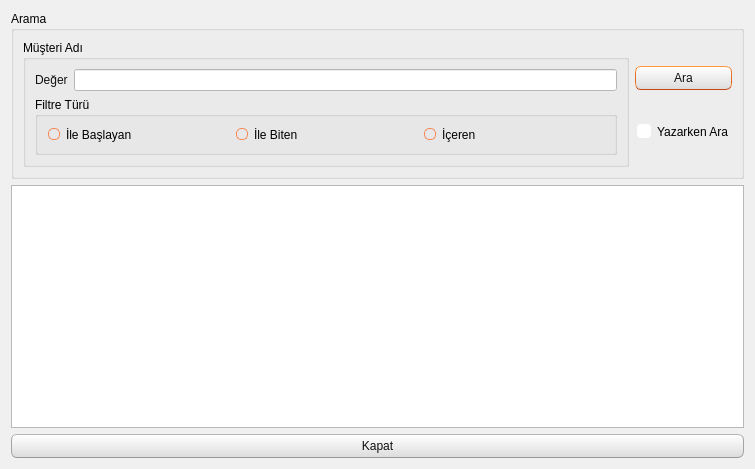
<?xml version="1.0" encoding="UTF-8"?>
<ui version="4.0">
 <class>TKNMusteriListe</class>
 <widget class="QDialog" name="TKNMusteriListe">
  <property name="geometry">
   <rect>
    <x>0</x>
    <y>0</y>
    <width>755</width>
    <height>469</height>
   </rect>
  </property>
  <property name="windowTitle">
   <string>Dialog</string>
  </property>
  <property name="styleSheet">
   <string notr="true">/*
Ubuntu Style Sheet for QT Applications
Author: Jaime A. Quiroga P.
Company: GTRONICK
Last updated: 09/10/2019 (dd/mm/yyyy), 12:31.
Available at: https://github.com/GTRONICK/QSS/blob/master/Ubuntu.qss
*/
QMainWindow {
	background-color:#f0f0f0;
}
QCheckBox {
	padding:2px;
}
QCheckBox:hover {
	border:1px solid rgb(255,150,60);
	border-radius:4px;
	padding: 1px;
	background-color:qlineargradient(spread:pad, x1:0.5, y1:1, x2:0.5, y2:0, stop:0 rgba(190, 90, 50, 50), stop:1 rgba(250, 130, 40, 50));
}
QCheckBox::indicator:checked {
	border:1px solid rgb(246, 134, 86);
	border-radius:4px;
  	background-color:rgb(246, 134, 86)
}
QCheckBox::indicator:unchecked {
	border-width:1px solid rgb(246, 134, 86);
	border-radius:4px;
  	background-color:rgb(255,255,255);
}
QColorDialog {
	background-color:#f0f0f0;
}
QComboBox {
	color:rgb(81,72,65);
	background: #ffffff;
}
QComboBox:editable {
	selection-color:rgb(81,72,65);
	selection-background-color: #ffffff;
}
QComboBox QAbstractItemView {
	selection-color: #ffffff;
	selection-background-color: rgb(246, 134, 86);
}
QComboBox:!editable:on, QComboBox::drop-down:editable:on {
	color:  #1e1d23;	
}
QDateTimeEdit, QDateEdit, QDoubleSpinBox, QFontComboBox {
	color:rgb(81,72,65);
	background-color: #ffffff;
}

QDialog {
	background-color:#f0f0f0;
}

QLabel,QLineEdit {
	color:rgb(17,17,17);
}
QLineEdit {
	background-color:rgb(255,255,255);
	selection-background-color:rgb(236,116,64);
}
QMenuBar {
	color:rgb(223,219,210);
	background-color:rgb(65,64,59);
}
QMenuBar::item {
	padding-top:4px;
	padding-left:4px;
	padding-right:4px;
	color:rgb(223,219,210);
	background-color:rgb(65,64,59);
}
QMenuBar::item:selected {
	color:rgb(255,255,255);
	padding-top:2px;
	padding-left:2px;
	padding-right:2px;
	border-top-width:2px;
	border-left-width:2px;
	border-right-width:2px;
	border-top-right-radius:4px;
	border-top-left-radius:4px;
	border-style:solid;
	background-color:rgb(65,64,59);
	border-top-color: rgb(47,47,44);
	border-right-color: qlineargradient(spread:pad, x1:0, y1:1, x2:1, y2:0, stop:0 rgba(90, 87, 78, 255), stop:1 rgba(47,47,44, 255));
	border-left-color:  qlineargradient(spread:pad, x1:1, y1:0, x2:0, y2:0, stop:0 rgba(90, 87, 78, 255), stop:1 rgba(47,47,44, 255));
}
QMenu {
	color:rgb(223,219,210);
	background-color:rgb(65,64,59);
}
QMenu::item {
	color:rgb(223,219,210);
	padding:4px 10px 4px 20px;
}
QMenu::item:selected {
	color:rgb(255,255,255);
	background-color: qlineargradient(spread:pad, x1:0.5, y1:1, x2:0.5, y2:0, stop:0 rgba(225, 108, 54, 255), stop:1 rgba(246, 134, 86, 255));
	border-style:solid;
	border-width:3px;
	padding:4px 7px 4px 17px;
	border-bottom-color:qlineargradient(spread:pad, x1:0.5, y1:1, x2:0.5, y2:0, stop:0 rgba(175,85,48,255), stop:1 rgba(236,114,67, 255));
	border-top-color:qlineargradient(spread:pad, x1:0.5, y1:1, x2:0.5, y2:0, stop:0 rgba(253,156,113,255), stop:1 rgba(205,90,46, 255));
	border-right-color:qlineargradient(spread:pad, x1:0, y1:0.5, x2:1, y2:0.5, stop:0 rgba(253,156,113,255), stop:1 rgba(205,90,46, 255));
	border-left-color:qlineargradient(spread:pad, x1:1, y1:0.5, x2:0, y2:0.5, stop:0 rgba(253,156,113,255), stop:1 rgba(205,90,46, 255));
}
QPlainTextEdit {
	border-width: 1px solid transparent;
	color:rgb(17,17,17);
	selection-background-color:rgb(236,116,64);
}
QProgressBar {
	text-align: center;
	color: rgb(0, 0, 0);
	border: 1px inset rgb(150,150,150); 
	border-radius: 10px;
	background-color:rgb(221,221,219);
}
QProgressBar::chunk:horizontal {
	background-color: qlineargradient(spread:pad, x1:0.5, y1:1, x2:0.5, y2:0, stop:0 rgba(225, 108, 54, 255), stop:1 rgba(246, 134, 86, 255));
	border:1px solid;
	border-radius:8px;
	border-bottom-color:qlineargradient(spread:pad, x1:0.5, y1:1, x2:0.5, y2:0, stop:0 rgba(175,85,48,255), stop:1 rgba(236,114,67, 255));
	border-top-color:qlineargradient(spread:pad, x1:0.5, y1:1, x2:0.5, y2:0, stop:0 rgba(253,156,113,255), stop:1 rgba(205,90,46, 255));
	border-right-color:qlineargradient(spread:pad, x1:0, y1:0.5, x2:1, y2:0.5, stop:0 rgba(253,156,113,255), stop:1 rgba(205,90,46, 255));
	border-left-color:qlineargradient(spread:pad, x1:1, y1:0.5, x2:0, y2:0.5, stop:0 rgba(253,156,113,255), stop:1 rgba(205,90,46, 255));
}
QPushButton{
	color:rgb(17,17,17);
	border-width: 1px;
	border-radius: 6px;
	border-bottom-color: rgb(150,150,150);
	border-right-color: rgb(165,165,165);
	border-left-color: rgb(165,165,165);
	border-top-color: rgb(180,180,180);
	border-style: solid;
	padding: 4px;
	background-color: qlineargradient(spread:pad, x1:0.5, y1:1, x2:0.5, y2:0, stop:0 rgba(220, 220, 220, 255), stop:1 rgba(255, 255, 255, 255));
}
QPushButton:hover{
	color:rgb(17,17,17);
	border-width: 1px;
	border-radius:6px;
	border-top-color: rgb(255,150,60);
	border-right-color: qlineargradient(spread:pad, x1:0, y1:1, x2:1, y2:0, stop:0 rgba(200, 70, 20, 255), stop:1 rgba(255,150,60, 255));
	border-left-color:  qlineargradient(spread:pad, x1:1, y1:0, x2:0, y2:0, stop:0 rgba(200, 70, 20, 255), stop:1 rgba(255,150,60, 255));
	border-bottom-color: rgb(200,70,20);
	border-style: solid;
	padding: 2px;
	background-color: qlineargradient(spread:pad, x1:0.5, y1:1, x2:0.5, y2:0, stop:0 rgba(220, 220, 220, 255), stop:1 rgba(255, 255, 255, 255));
}
QPushButton:default{
	color:rgb(17,17,17);
	border-width: 1px;
	border-radius:6px;
	border-top-color: rgb(255,150,60);
	border-right-color: qlineargradient(spread:pad, x1:0, y1:1, x2:1, y2:0, stop:0 rgba(200, 70, 20, 255), stop:1 rgba(255,150,60, 255));
	border-left-color:  qlineargradient(spread:pad, x1:1, y1:0, x2:0, y2:0, stop:0 rgba(200, 70, 20, 255), stop:1 rgba(255,150,60, 255));
	border-bottom-color: rgb(200,70,20);
	border-style: solid;
	padding: 2px;
	background-color: qlineargradient(spread:pad, x1:0.5, y1:1, x2:0.5, y2:0, stop:0 rgba(220, 220, 220, 255), stop:1 rgba(255, 255, 255, 255));
}
QPushButton:pressed{
	color:rgb(17,17,17);
	border-width: 1px;
	border-radius: 6px;
	border-width: 1px;
	border-top-color: rgba(255,150,60,200);
	border-right-color: qlineargradient(spread:pad, x1:0, y1:1, x2:1, y2:0, stop:0 rgba(200, 70, 20, 255), stop:1 rgba(255,150,60, 200));
	border-left-color:  qlineargradient(spread:pad, x1:1, y1:0, x2:0, y2:0, stop:0 rgba(200, 70, 20, 255), stop:1 rgba(255,150,60, 200));
	border-bottom-color: rgba(200,70,20,200);
	border-style: solid;
	padding: 2px;
	background-color: qlineargradient(spread:pad, x1:0.5, y1:0, x2:0.5, y2:1, stop:0 rgba(220, 220, 220, 255), stop:1 rgba(255, 255, 255, 255));
}
QPushButton:disabled{
	color:rgb(174,167,159);
	border-width: 1px;
	border-radius: 6px;
	background-color: qlineargradient(spread:pad, x1:0.5, y1:1, x2:0.5, y2:0, stop:0 rgba(200, 200, 200, 255), stop:1 rgba(230, 230, 230, 255));
}
QRadioButton {
	padding: 1px;
}
QRadioButton::indicator:checked {
	height: 10px;
	width: 10px;
	border-style:solid;
	border-radius:5px;
	border-width: 1px;
	border-color: rgba(246, 134, 86, 255);
	color: #a9b7c6;
	background-color:rgba(246, 134, 86, 255);
}
QRadioButton::indicator:!checked {
	height: 10px;
	width: 10px;
	border-style:solid;
	border-radius:5px;
	border-width: 1px;
	border-color: rgb(246, 134, 86);
	color: #a9b7c6;
	background-color: transparent;
}
QScrollArea {
	color: white;
	background-color:#f0f0f0;
}
QSlider::groove {
	border-style: solid;
	border-width: 1px;
	border-color: rgb(207,207,207);
}
QSlider::groove:horizontal {
	height: 5px;
	background: rgb(246, 134, 86);
}
QSlider::groove:vertical {
	width: 5px;
	background: rgb(246, 134, 86);
}
QSlider::handle:horizontal {
	background: rgb(253,253,253);
	border-style: solid;
	border-width: 1px;
	border-color: rgb(207,207,207);
	width: 12px;
	margin: -5px 0;
	border-radius: 7px;
}
QSlider::handle:vertical {
	background: rgb(253,253,253);
	border-style: solid;
	border-width: 1px;
	border-color: rgb(207,207,207);
	height: 12px;
	margin: 0 -5px;
	border-radius: 7px;
}
QSlider::add-page:horizontal, QSlider::add-page:vertical {
 	background: white;
}
QSlider::sub-page:horizontal, QSlider::sub-page:vertical {
	background: rgb(246, 134, 86);
}
QStatusBar, QSpinBox {
	color:rgb(81,72,65);
}
QSpinBox {
	background-color: #ffffff;
}
QScrollBar:horizontal {
	max-height: 20px;
	border: 1px transparent;
	margin: 0px 20px 0px 20px;
}
QScrollBar::handle:horizontal {
	background: rgb(253,253,253);
	border: 1px solid rgb(207,207,207);
	border-radius: 7px;
	min-width: 25px;
}
QScrollBar::handle:horizontal:hover {
	background: rgb(253,253,253);
	border: 1px solid rgb(255,150,60);
	border-radius: 7px;
	min-width: 25px;
}
QScrollBar::add-line:horizontal {
  	border: 1px solid rgb(207,207,207);
  	border-top-right-radius: 7px;
  	border-top-left-radius: 7px;
  	border-bottom-right-radius: 7px;
  	background: rgb(255, 255, 255);
  	width: 20px;
  	subcontrol-position: right;
  	subcontrol-origin: margin;
}
QScrollBar::add-line:horizontal:hover {
  	border: 1px solid rgb(255,150,60);
  	border-top-right-radius: 7px;
  	border-top-left-radius: 7px;
  	border-bottom-right-radius: 7px;
  	background: rgb(255, 255, 255);
  	width: 20px;
  	subcontrol-position: right;
  	subcontrol-origin: margin;
}
QScrollBar::add-line:horizontal:pressed {
  	border: 1px solid grey;
  	border-top-left-radius: 7px;
  	border-top-right-radius: 7px;
  	border-bottom-right-radius: 7px;
  	background: rgb(231,231,231);
  	width: 20px;
  	subcontrol-position: right;
  	subcontrol-origin: margin;
}
QScrollBar::sub-line:horizontal {
  	border: 1px solid rgb(207,207,207);
  	border-top-right-radius: 7px;
  	border-top-left-radius: 7px;
  	border-bottom-left-radius: 7px;
  	background: rgb(255, 255, 255);
  	width: 20px;
  	subcontrol-position: left;
  	subcontrol-origin: margin;
}
QScrollBar::sub-line:horizontal:hover {
  	border: 1px solid rgb(255,150,60);
  	border-top-right-radius: 7px;
  	border-top-left-radius: 7px;
  	border-bottom-left-radius: 7px;
  	background: rgb(255, 255, 255);
  	width: 20px;
  	subcontrol-position: left;
  	subcontrol-origin: margin;
}
QScrollBar::sub-line:horizontal:pressed {
  	border: 1px solid grey;
  	border-top-right-radius: 7px;
  	border-top-left-radius: 7px;
  	border-bottom-left-radius: 7px;
  	background: rgb(231,231,231);
  	width: 20px;
  	subcontrol-position: left;
  	subcontrol-origin: margin;
}
QScrollBar::left-arrow:horizontal {
  	border: 1px transparent grey;
  	border-top-left-radius: 3px;
  	border-bottom-left-radius: 3px;
  	width: 6px;
  	height: 6px;
  	background: rgb(230,230,230);
}
QScrollBar::right-arrow:horizontal {
	border: 1px transparent grey;
	border-top-right-radius: 3px;
	border-bottom-right-radius: 3px;
  	width: 6px;
  	height: 6px;
 	background: rgb(230,230,230);
}
QScrollBar::add-page:horizontal, QScrollBar::sub-page:horizontal {
 	background: none;
} 
QScrollBar:vertical {
	max-width: 20px;
	border: 1px transparent grey;
	margin: 20px 0px 20px 0px;
}
QScrollBar::add-line:vertical {
	border: 1px solid;
	border-color: rgb(207,207,207);
	border-bottom-right-radius: 7px;
	border-bottom-left-radius: 7px;
	border-top-left-radius: 7px;
	background: rgb(255, 255, 255);
  	height: 20px;
  	subcontrol-position: bottom;
  	subcontrol-origin: margin;
}
QScrollBar::add-line:vertical:hover {
  	border: 1px solid;
  	border-color: rgb(255,150,60);
  	border-bottom-right-radius: 7px;
  	border-bottom-left-radius: 7px;
  	border-top-left-radius: 7px;
  	background: rgb(255, 255, 255);
  	height: 20px;
  	subcontrol-position: bottom;
  	subcontrol-origin: margin;
}
QScrollBar::add-line:vertical:pressed {
  	border: 1px solid grey;
  	border-bottom-left-radius: 7px;
  	border-bottom-right-radius: 7px;
  	border-top-left-radius: 7px;
  	background: rgb(231,231,231);
  	height: 20px;
  	subcontrol-position: bottom;
  	subcontrol-origin: margin;
}
QScrollBar::sub-line:vertical {
  	border: 1px solid rgb(207,207,207);
  	border-top-right-radius: 7px;
  	border-top-left-radius: 7px;
  	border-bottom-left-radius: 7px;
  	background: rgb(255, 255, 255);
  	height: 20px;
  	subcontrol-position: top;
  	subcontrol-origin: margin;
}
QScrollBar::sub-line:vertical:hover {
  	border: 1px solid rgb(255,150,60);
  	border-top-right-radius: 7px;
  	border-top-left-radius: 7px;
  	border-bottom-left-radius: 7px;
	background: rgb(255, 255, 255);
  	height: 20px;
  	subcontrol-position: top;
  	subcontrol-origin: margin;
}
QScrollBar::sub-line:vertical:pressed {
  	border: 1px solid grey;
  	border-top-left-radius: 7px;
  	border-top-right-radius: 7px;
  	background: rgb(231,231,231);
 	height: 20px;
  	subcontrol-position: top;
  	subcontrol-origin: margin;
}
QScrollBar::handle:vertical {
	background: rgb(253,253,253);
	border: 1px solid rgb(207,207,207);
	border-radius: 7px;
	min-height: 25px;
}
QScrollBar::handle:vertical:hover {
	background: rgb(253,253,253);
	border: 1px solid rgb(255,150,60);
	border-radius: 7px;
	min-height: 25px;
}
QScrollBar::up-arrow:vertical {
	border: 1px transparent grey;
  	border-top-left-radius: 3px;
	border-top-right-radius: 3px;
  	width: 6px;
  	height: 6px;
  	background: rgb(230,230,230);
}
QScrollBar::down-arrow:vertical {
  	border: 1px transparent grey;
  	border-bottom-left-radius: 3px;
  	border-bottom-right-radius: 3px;
  	width: 6px;
  	height: 6px;
  	background: rgb(230,230,230);
}
QScrollBar::add-page:vertical, QScrollBar::sub-page:vertical {
  	background: none;
}
QTabWidget {
	color:rgb(0,0,0);
	background-color:rgb(247,246,246);
}
QTabWidget::pane {
	border-color: rgb(180,180,180);
	background-color:rgb(247,246,246);
	border-style: solid;
	border-width: 1px;
  	border-radius: 6px;
}
QTabBar::tab {
	padding-left:4px;
	padding-right:4px;
	padding-bottom:2px;
	padding-top:2px;
	color:rgb(81,72,65);
  	background-color: qlineargradient(spread:pad, x1:0.5, y1:1, x2:0.5, y2:0, stop:0 rgba(221,218,217,255), stop:1 rgba(240,239,238,255));
	border-style: solid;
	border-width: 1px;
  	border-top-right-radius:4px;
	border-top-left-radius:4px;
	border-top-color: rgb(180,180,180);
	border-left-color: rgb(180,180,180);
	border-right-color: rgb(180,180,180);
	border-bottom-color: transparent;
}
QTabBar::tab:selected, QTabBar::tab:last:selected, QTabBar::tab:hover {
  	background-color:rgb(247,246,246);
  	margin-left: 0px;
  	margin-right: 1px;
}
QTabBar::tab:!selected {
	margin-top: 1px;
	margin-right: 1px;
}
QTextEdit {
	border-width: 1px;
	border-style: solid;
	border-color:transparent;
	color:rgb(17,17,17);
	selection-background-color:rgb(236,116,64);
}
QTimeEdit, QToolBox, QToolBox::tab, QToolBox::tab:selected {
	color:rgb(81,72,65);
	background-color: #ffffff;
}</string>
  </property>
  <layout class="QVBoxLayout" name="verticalLayout_4">
   <item>
    <widget class="QGroupBox" name="groupBox">
     <property name="title">
      <string>Arama</string>
     </property>
     <layout class="QHBoxLayout" name="horizontalLayout_7">
      <item>
       <widget class="QGroupBox" name="groupBox_2">
        <property name="title">
         <string>Müşteri Adı</string>
        </property>
        <layout class="QVBoxLayout" name="verticalLayout">
         <item>
          <layout class="QHBoxLayout" name="horizontalLayout_3">
           <item>
            <widget class="QLabel" name="label">
             <property name="text">
              <string>Değer</string>
             </property>
             <property name="buddy">
              <cstring>leMusteriAdDegeri</cstring>
             </property>
            </widget>
           </item>
           <item>
            <widget class="QLineEdit" name="leMusteriAdDegeri"/>
           </item>
          </layout>
         </item>
         <item>
          <widget class="QGroupBox" name="groupBox_4">
           <property name="title">
            <string>Filtre Türü</string>
           </property>
           <layout class="QHBoxLayout" name="horizontalLayout_2">
            <item>
             <layout class="QHBoxLayout" name="horizontalLayout">
              <item>
               <widget class="QRadioButton" name="rbMusteriAdIleBaslayan">
                <property name="text">
                 <string>İle Başlayan</string>
                </property>
               </widget>
              </item>
              <item>
               <widget class="QRadioButton" name="rbMusteriAdIleBiten">
                <property name="text">
                 <string>İle Biten</string>
                </property>
               </widget>
              </item>
              <item>
               <widget class="QRadioButton" name="rbMusteriAdIceren">
                <property name="text">
                 <string>İçeren</string>
                </property>
               </widget>
              </item>
             </layout>
            </item>
           </layout>
          </widget>
         </item>
        </layout>
       </widget>
      </item>
      <item>
       <layout class="QVBoxLayout" name="verticalLayout_3">
        <item>
         <widget class="QPushButton" name="pushButton">
          <property name="text">
           <string>Ara</string>
          </property>
          <property name="icon">
           <iconset resource="../../kaynaklar.qrc">
            <normaloff>:/resimler/Search-1.png</normaloff>:/resimler/Search-1.png</iconset>
          </property>
         </widget>
        </item>
        <item>
         <widget class="QCheckBox" name="cbYazarkenAra">
          <property name="text">
           <string>Yazarken Ara</string>
          </property>
         </widget>
        </item>
       </layout>
      </item>
     </layout>
    </widget>
   </item>
   <item>
    <widget class="QTableWidget" name="tableWidget"/>
   </item>
   <item>
    <widget class="QPushButton" name="pushButton_2">
     <property name="text">
      <string>Kapat</string>
     </property>
     <property name="icon">
      <iconset resource="../../kaynaklar.qrc">
       <normaloff>:/resimler/dialog-close.png</normaloff>:/resimler/dialog-close.png</iconset>
     </property>
    </widget>
   </item>
  </layout>
 </widget>
 <resources>
  <include location="../../kaynaklar.qrc"/>
 </resources>
 <connections>
  <connection>
   <sender>cbYazarkenAra</sender>
   <signal>clicked(bool)</signal>
   <receiver>pushButton</receiver>
   <slot>setDisabled(bool)</slot>
   <hints>
    <hint type="sourcelabel">
     <x>667</x>
     <y>131</y>
    </hint>
    <hint type="destinationlabel">
     <x>675</x>
     <y>80</y>
    </hint>
   </hints>
  </connection>
  <connection>
   <sender>rbMusteriAdIceren</sender>
   <signal>clicked()</signal>
   <receiver>TKNMusteriListe</receiver>
   <slot>Ara()</slot>
   <hints>
    <hint type="sourcelabel">
     <x>594</x>
     <y>146</y>
    </hint>
    <hint type="destinationlabel">
     <x>314</x>
     <y>184</y>
    </hint>
   </hints>
  </connection>
  <connection>
   <sender>rbMusteriAdIleBiten</sender>
   <signal>clicked()</signal>
   <receiver>TKNMusteriListe</receiver>
   <slot>Ara()</slot>
   <hints>
    <hint type="sourcelabel">
     <x>408</x>
     <y>146</y>
    </hint>
    <hint type="destinationlabel">
     <x>211</x>
     <y>188</y>
    </hint>
   </hints>
  </connection>
  <connection>
   <sender>rbMusteriAdIleBaslayan</sender>
   <signal>clicked()</signal>
   <receiver>TKNMusteriListe</receiver>
   <slot>Ara()</slot>
   <hints>
    <hint type="sourcelabel">
     <x>75</x>
     <y>141</y>
    </hint>
    <hint type="destinationlabel">
     <x>100</x>
     <y>188</y>
    </hint>
   </hints>
  </connection>
  <connection>
   <sender>leMusteriAdDegeri</sender>
   <signal>textChanged(QString)</signal>
   <receiver>TKNMusteriListe</receiver>
   <slot>Ara()</slot>
   <hints>
    <hint type="sourcelabel">
     <x>284</x>
     <y>82</y>
    </hint>
    <hint type="destinationlabel">
     <x>363</x>
     <y>184</y>
    </hint>
   </hints>
  </connection>
  <connection>
   <sender>pushButton_2</sender>
   <signal>clicked()</signal>
   <receiver>TKNMusteriListe</receiver>
   <slot>accept()</slot>
   <hints>
    <hint type="sourcelabel">
     <x>396</x>
     <y>441</y>
    </hint>
    <hint type="destinationlabel">
     <x>745</x>
     <y>365</y>
    </hint>
   </hints>
  </connection>
  <connection>
   <sender>pushButton</sender>
   <signal>clicked()</signal>
   <receiver>TKNMusteriListe</receiver>
   <slot>Ara()</slot>
   <hints>
    <hint type="sourcelabel">
     <x>700</x>
     <y>78</y>
    </hint>
    <hint type="destinationlabel">
     <x>747</x>
     <y>103</y>
    </hint>
   </hints>
  </connection>
 </connections>
 <slots>
  <slot>Ara()</slot>
 </slots>
</ui>
